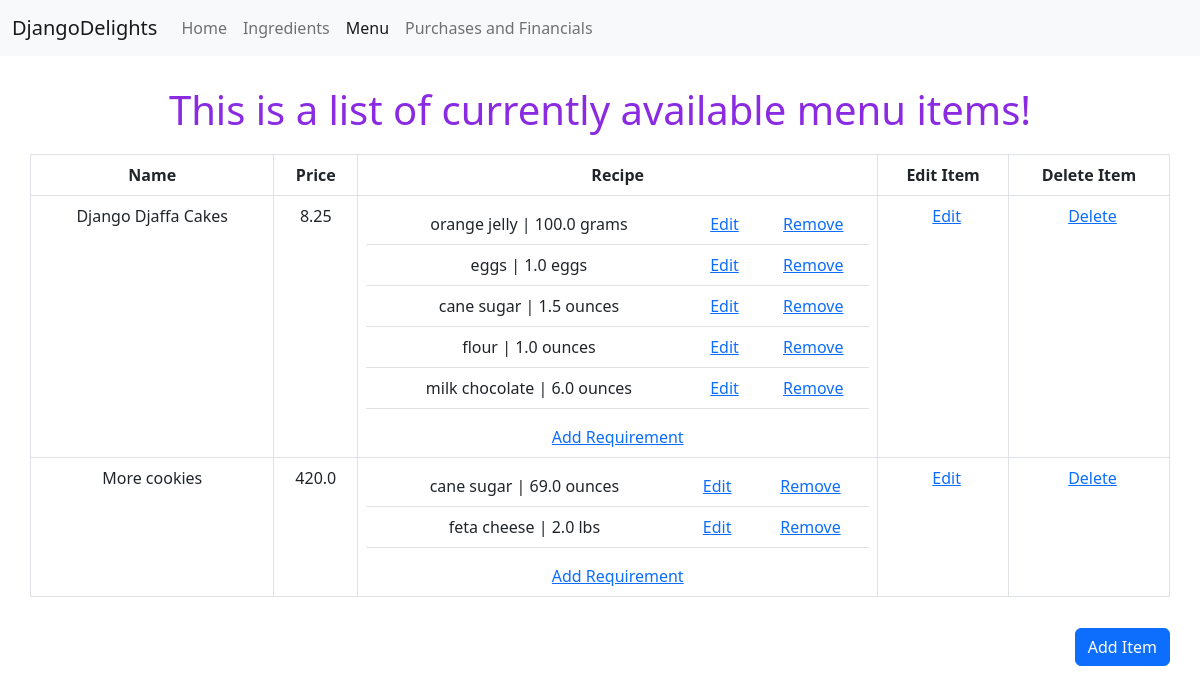
The page /menu/ (signed in) on the database its author committed.
### inventory/models.py (models this page shows, shortened)
class MenuItem(models.Model):
    name = models.CharField(name="name", unique=True, max_length=100)
    price = models.FloatField(name="price", default=0.00)
    class Meta:
        ordering = ["name"]
        verbose_name = "Menu Item"
        verbose_name_plural = "Menu Items"

class RecipeRequirement(models.Model):
    menu_item = models.ForeignKey(MenuItem, on_delete=models.CASCADE)
    ingredient = models.ForeignKey(Ingredient, on_delete=models.CASCADE)
    amount = models.FloatField(name="amount", )
    class Meta:
        verbose_name = "Recipe Requirement"
        verbose_name_plural = "Recipe Requirements"

class Ingredient(models.Model):
    name = models.CharField(name="name", unique=True, max_length=100)
    quantity = models.FloatField(name="quantity", default=0) #Quantity currently available in storage
    unit_type = models.CharField(name="unittype", default="Ct", max_length=10, verbose_name="Unit Type")
    price_per = models.FloatField(name="priceper", default=0.00, verbose_name="Price Per")
    image_link = models.CharField(name="image", default="https://icon-library.com/images/ingredient-icon/ingredient-icon-6.jpg", max_length=200)
    class Meta:
        ordering = ["name"]
        verbose_name = "Ingredient"
        verbose_name_plural = "Ingredients"
    def __str__(self):
        return self.name

### inventory/views.py (the view)
# urls.py: path("menu/", views.MenuList.as_view(), name="menu"),
class MenuList(LoginRequiredMixin,ListView):
    model = MenuItem
    template_name = "inventory/menu.html"
    fields = ("__all__")
    def get_context_data(self, **kwargs):
        m_items = list()
        for x in MenuItem.objects.all():
            m_item = dict()
            m_item["model"] = x
            m_item["recipe"] = list()
            for y in RecipeRequirement.objects.all():
                if y.menu_item == x:
                    m_item["recipe"].append(y)
            m_items.append(m_item)
        ctx = super(MenuList, self).get_context_data(**kwargs)
        ctx['items'] = m_items
        return ctx

### inventory/templates/inventory/menu.html
{% extends 'base.html' %}
{% block content %}
<div class="centered" style="margin:30px">
<h1>
    This is a list of currently available menu items!
</h1>
<table class="centered table table-bordered" >
    <tr>
        <th>Name</th>
        <th>Price</th>
        <th>Recipe</th>
        <th>Edit Item</th>
        <th>Delete Item</th>
    </tr>
        {% for item in items %}
    <tr>
        <td>{{item.model.name}}</td>
        <td>{{item.model.price}}</td>
        <td>
            <table class="table" multiple aria-label="multiple select example">
                <tbody>
                {% for req in item.recipe %}
                <tr>
                    <td>
                        {{req.ingredient}} | {{req.amount}} {{req.ingredient.unittype}}
                    </td>
                    <td>
                        <a href="{% url 'requirement_update' req.id %}">Edit</a>
                    </td>
                    <td>
                        <a href="{% url 'requirement_delete' req.id %}">Remove</a>
                    </td>
                </tr>
                {% endfor %}
                </tbody>
            </table>
            <div>
                <a href="{% url 'requirement_create' %}">Add Requirement</a>
            </div>
        </td>
        <td style="padding-left: 15px;"><a href="{% url 'menu_update' item.model.id %}">Edit</a></td>
        <td style="padding-left: 15px;"><a href="{% url 'menu_delete' item.model.id %}">Delete</a></td>
    </tr>
        {% endfor %}
</table>
        <div>
            <a style="margin-top: 15px;float:right;" href="{% url 'menu_create' %}" class="btn btn-primary">Add Item</a>
        </div>
</div>
{% endblock %}

### inventory/static/inventory/style.css (style rules this page uses)
.centered { margin:auto; width:auto; color:blueviolet; text-align: center; margin-top: 20px; }
th { margin:5px; padding:15px; }

### rows shown on the page
MenuItem: model.name "Django Djaffa Cakes", model.price "8.25"
RecipeRequirement: ingredient "orange jelly", amount "100.0", ingredient.unittype "grams"
RecipeRequirement: ingredient "eggs", amount "1.0", ingredient.unittype "eggs"
RecipeRequirement: ingredient "cane sugar", amount "1.5", ingredient.unittype "ounces"
RecipeRequirement: ingredient "flour", amount "1.0", ingredient.unittype "ounces"
RecipeRequirement: ingredient "milk chocolate", amount "6.0", ingredient.unittype "ounces"
MenuItem: model.name "More cookies", model.price "420.0"
RecipeRequirement: ingredient "cane sugar", amount "69.0", ingredient.unittype "ounces"
RecipeRequirement: ingredient "feta cheese", amount "2.0", ingredient.unittype "lbs"
